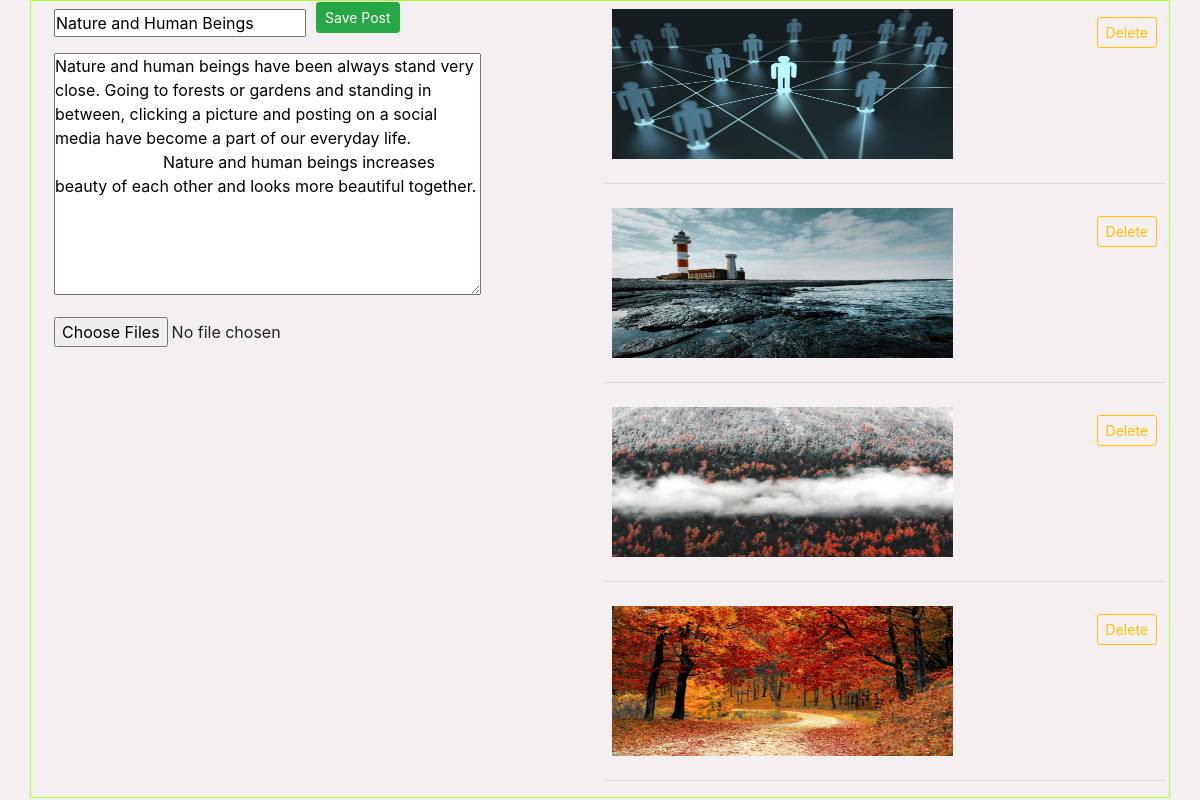
/blog/updateBlog/14, run on the app's committed database.
### blog/models.py (models this page shows, shortened)
class BlogPost(models.Model):
    author  = models.ForeignKey(User, on_delete = models.CASCADE)
    title  = models.CharField(max_length = 160, null = True, blank = True)
    body = models.TextField()
    date_posted = models.DateTimeField(auto_now_add = True)
    last_modified = models.DateTimeField(auto_now = True)

class Files_Of_posts(models.Model):
    blogpost = models.ForeignKey(BlogPost, on_delete = models.CASCADE)
    files = models.FileField(null = True, blank = True)

### blog/views.py (the view, shortened to what this page needs)
# urls.py: path('updateBlog/<int:pk>', views.updateBlog, name = 'updateBlog'),
def updateBlog(request, pk):
    post = BlogPost.objects.get(id = pk)
    form = BlogPostWithFilesForm(instance = post)
    old_files = post.files_of_posts_set.all()
    return render(request, 'blog/updateBlog.html', {'form': form, 'post_files':old_files})

### blog/forms.py
class BlogPostWithFilesForm(BlogPostForm):
    files = forms.FileField(required = False, widget = forms.ClearableFileInput(attrs = {'multiple' : True}))
    fields = BlogPostForm.Meta.fields + ['files',]

### blog/templates/blog/updateBlog.html (shortened to what this page needs)
{% extends 'UserModule/base.html' %}
{% load static %}
{% block content%}
<link rel="stylesheet" href="{% static '/css/updateblog.css'%}">
<div class="container text-left form-body ">
    <div class="row ">
        <div class="col-md-6  ">
            <form action="" method="post" class="note-form" enctype="multipart/form-data">
              <div class="p-2" >{{form.title}}</div>
              <div class="p-2">{{form.body}}</div>
              <div class="p-2">{{form.files}}</div>
                <button type="submit" class="btn btn-sm btn-success ">Save Post </button>
            </form>
        </div>
        <div class="col-md-6 image-body px-1">
        {% if post_files%}
            {% for f in post_files %}
                <div class="row p-2 ">
                        <div class="col-9 md-10 ">
                            <img class="post-img "  src="{{f.files.url}}" alt="">
                        </div>
                        <div class="col-3 md-2 text-right">
                            <a class = "btn btn-outline-warning btn-sm  my-2" href="{% url 'deleteFile' f.id %}">Delete</a>
                        </div>
                </div>
                <hr>
             {%endfor%}
        {% endif %}
        </div>
    </div>
</div>
{% endblock %}

### static/css/main.css (style rules this page uses)
body { background-color: #f3eff1; }
* { margin: 0px; padding: 0px; box-sizing: border-box; }

### static/css/updateblog.css (style rules this page uses)
img { vertical-align: middle; border-style: none; width: 85%; height: 150px; }
.form-body { border: 1px solid greenyellow; }
.btn-success { position: relative; bottom: 353px; left: 270px; }

### data on the page
BlogPost: title "Nature and Human Beings", body "Nature and human beings have been always stand very close. Going to forests or gardens and standing in between, clicking a picture and posting on a social media have become a part of our everyday life. Nature and human beings increases beauty of each other and looks more beautiful together."
Files_Of_posts: files (picture)
Files_Of_posts: files (picture)
Files_Of_posts: files (picture)
Files_Of_posts: files (picture)
